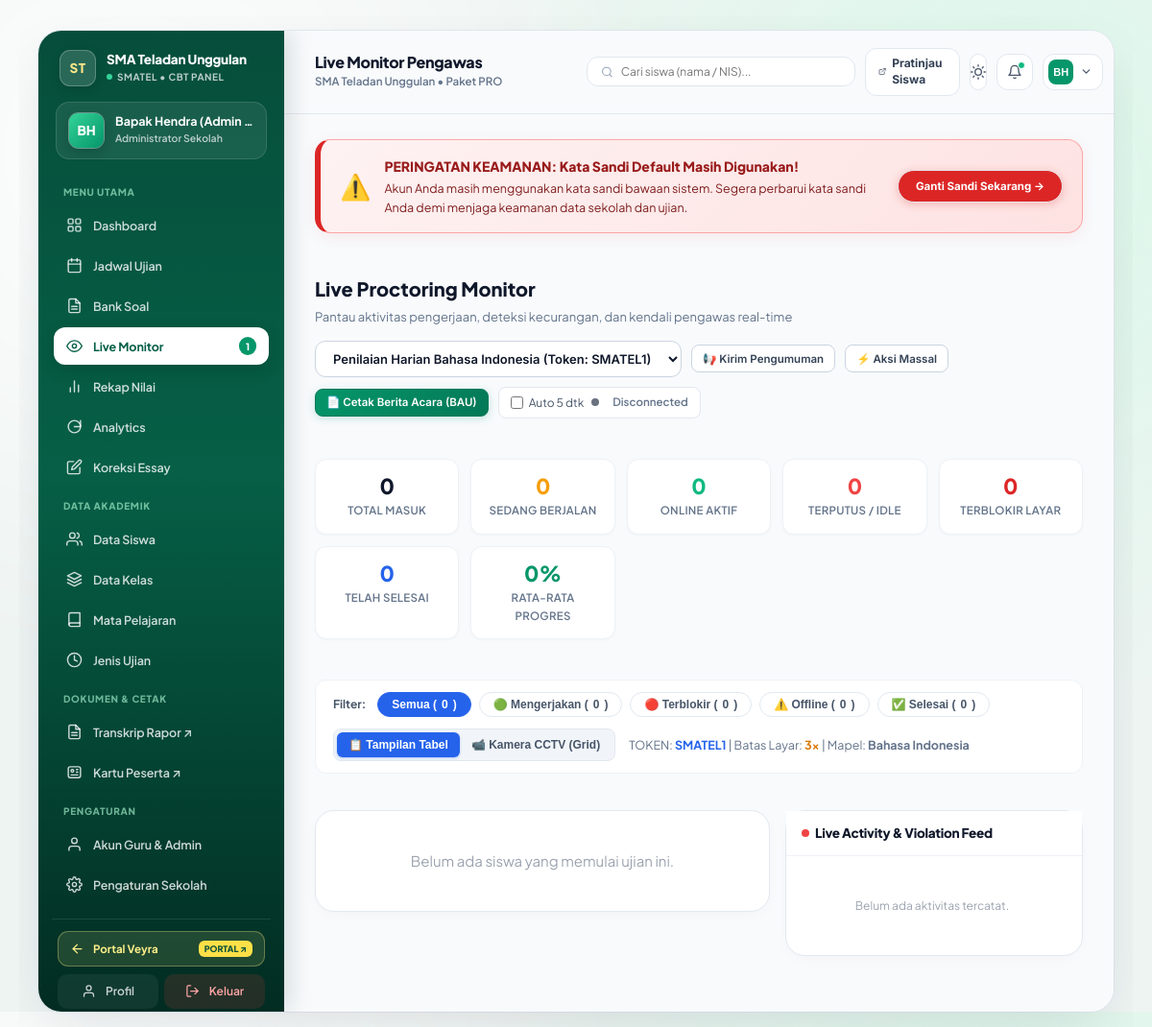
Screenshot of /admin/monitor.php (signed in) with the database file from the repository.
### tables this page shows
CREATE TABLE `tenants` (
    `id` INT AUTO_INCREMENT PRIMARY KEY,
    `code` VARCHAR(30) NOT NULL UNIQUE,
    `slug` VARCHAR(60) NOT NULL UNIQUE,
    `subdomain` VARCHAR(60) NULL,
    `name` VARCHAR(150) NOT NULL,
    `logo_url` VARCHAR(255) NULL,
    `logo` VARCHAR(500) NULL,
    `address` TEXT NULL,
    `phone` VARCHAR(30) NULL,
    `package` VARCHAR(50) NOT NULL DEFAULT 'pro',
    `student_quota` INT NOT NULL DEFAULT 500,
    `is_active` TINYINT(1) NOT NULL DEFAULT 1,
    `created_at` DATETIME NOT NULL DEFAULT CURRENT_TIMESTAMP
);

CREATE TABLE `exams` (
    `id` INT AUTO_INCREMENT PRIMARY KEY,
    `tenant_id` INT NOT NULL,
    `bank_id` INT NOT NULL,
    `class_id` INT NULL,
    `title` VARCHAR(150) NOT NULL,
    `duration_minutes` INT NOT NULL DEFAULT 60,
    `token` VARCHAR(10) NOT NULL,
    `start_time` DATETIME NOT NULL,
    `end_time` DATETIME NOT NULL,
    `randomize_questions` TINYINT(1) NOT NULL DEFAULT 1,
    `randomize_options` TINYINT(1) NOT NULL DEFAULT 0,
    `question_count` INT NULL DEFAULT NULL,
    `show_score_immediately` TINYINT(1) NOT NULL DEFAULT 1,
    `max_violations` INT NOT NULL DEFAULT 3,
    `is_active` TINYINT(1) NOT NULL DEFAULT 1,
    `created_at` DATETIME NOT NULL DEFAULT CURRENT_TIMESTAMP,
    INDEX `idx_exams_tenant` (`tenant_id`),
    INDEX `idx_ex_tenant_active` (`tenant_id`, `is_active`),
    INDEX `idx_ex_time` (`start_time`, `end_time`),
    CONSTRAINT `fk_exams_tenant` FOREIGN KEY (`tenant_id`) REFERENCES `tenants` (`id`) ON DELETE CASCADE,
    CONSTRAINT `fk_exams_bank` FOREIGN KEY (`bank_id`) REFERENCES `question_banks` (`id`) ON DELETE CASCADE
);

CREATE TABLE `subjects` (
    `id` INT AUTO_INCREMENT PRIMARY KEY,
    `tenant_id` INT NOT NULL,
    `code` VARCHAR(20) NULL,
    `name` VARCHAR(100) NOT NULL,
    `created_at` DATETIME NOT NULL DEFAULT CURRENT_TIMESTAMP,
    INDEX `idx_subjects_tenant` (`tenant_id`),
    CONSTRAINT `fk_subjects_tenant` FOREIGN KEY (`tenant_id`) REFERENCES `tenants` (`id`) ON DELETE CASCADE
);

### admin/monitor.php (the view, shortened to what the rows shown need)
<?php
$pageTitle = "Live Monitor Pengawas";
require_once __DIR__ . '/_bootstrap.php';
$examId = (int)($_GET['exam_id'] ?? 0);
$examsList = Database::fetchAll("SELECT id, title, token FROM exams WHERE tenant_id = ? ORDER BY id DESC", [$tenantId]);
if ($examId === 0 && !empty($examsList)) {
    $examId = (int)$examsList[0]['id'];
}
$participants = [];
$recentLogs = [];
try {
    $selectedExam = Database::fetch(
        "SELECT e.*, qb.title as bank_title, s.name as subject_name
         FROM exams e
         JOIN question_banks qb ON e.bank_id = qb.id
         JOIN subjects s ON qb.subject_id = s.id
         WHERE e.id = ? AND e.tenant_id = ?",
        [$examId, $tenantId]
    );
    if ($selectedExam) {
        $participants = Database::fetchAll(
            "SELECT es.id, es.status, es.total_violations, es.start_time, es.end_time,
                    es.extra_time_minutes, es.last_activity, es.finish_time, es.score, es.ip_address,
                    es.last_webcam_frame, es.last_webcam_at, es.webcam_status,
                    st.name as student_name, st.nis, c.name as class_name,
                    (SELECT COUNT(*) FROM exam_answers WHERE session_id = es.id AND (student_answer IS NOT NULL OR answer_text IS NOT NULL)) as answered_count
             FROM exam_sessions es
             JOIN students st ON es.student_id = st.id
             LEFT JOIN classes c ON st.class_id = c.id
             WHERE es.exam_id = ? AND es.tenant_id = ?
             ORDER BY es.status DESC, es.total_violations DESC, es.start_time DESC",
            [$examId, $tenantId]
        );
        $recentLogs = Database::fetchAll(
            "SELECT al.id, al.session_id, al.event_type, al.message, al.created_at, al.ip_address,
                    st.name as student_name, st.nis
             FROM activity_logs al
             JOIN exam_sessions es ON al.session_id = es.id
             JOIN students st ON es.student_id = st.id
             WHERE es.exam_id = ? AND al.tenant_id = ?
             ORDER BY al.id DESC LIMIT 20",
            [$examId, $tenantId]
        );
    } else {
        $participants = [];
    }
} catch (\Throwable $e) {
    error_log('[monitor-fetch] ' . $e->getMessage());
    $selectedExam = null;
    $participants = [];
    $recentLogs = [];
}
    ?>
    <?php
$kpi = [
    'total'        => count($participants),
    'in_progress'  => 0,
    'completed'    => 0,
    'blocked'      => 0,
    'offline'      => 0,
    'online'       => 0,
    'avg_progress' => 0
];
require_once __DIR__ . '/header.php';
?>
    <div class="monitor-topbar" style="display: flex; justify-content: space-between; align-items: center; margin-bottom: 20px; flex-wrap: wrap; gap: 14px;">
    <div>
        <h2 style="font-size: 20px; font-weight: 800; color: #0f172a; margin: 0;">Live Proctoring Monitor</h2>
    </div>
</div>
<?php if (!$selectedExam): ?>
    <div class="card">
        <div class="card-body" style="text-align: center; padding: 48px; color: var(--text-muted);">
            Belum ada ujian yang dipilih.
        </div>
    </div>
<?php else: ?>
    <div class="kpi-grid">
        <div class="kpi-card">
            <div class="val" id="statTotal"><?= $kpi['total'] ?></div>
            <div class="lbl">Total Masuk</div>
        </div>
        <div class="kpi-card">
            <div class="val" style="color: #f59e0b;" id="statInProgress"><?= $kpi['in_progress'] ?></div>
            <div class="lbl">Sedang Berjalan</div>
        </div>
        <div class="kpi-card">
            <div class="val" style="color: #10b981;" id="statOnline"><?= $kpi['online'] ?></div>
            <div class="lbl">Online Aktif</div>
        </div>
        <div class="kpi-card">
            <div class="val" style="color: #ef4444;" id="statOffline"><?= $kpi['offline'] ?></div>
            <div class="lbl">Terputus / Idle</div>
        </div>
        <div class="kpi-card">
            <div class="val" style="color: #dc2626;" id="statBlocked"><?= $kpi['blocked'] ?></div>
            <div class="lbl">Terblokir Layar</div>
        </div>
        <div class="kpi-card">
            <div class="val" style="color: #2563eb;" id="statCompleted"><?= $kpi['completed'] ?></div>
            <div class="lbl">Telah Selesai</div>
        </div>
        <div class="kpi-card">
            <div class="val" style="color: #059669;" id="statAvgProgress"><?= $kpi['avg_progress'] ?>%</div>
            <div class="lbl">Rata-rata Progres</div>
        </div>
    </div>
    <div class="monitor-filter-row" style="background: #fff; border: 1px solid #eef2f7; border-radius: 12px; padding: 12px 18px; margin-bottom: 16px; display: flex; align-items: center; justify-content: space-between; flex-wrap: wrap; gap: 12px;">
        <div style="display: flex; align-items: center; gap: 8px; flex-wrap: wrap;">
            <span style="font-size: 12px; font-weight: 700; color: #475569; margin-right: 4px;">Filter:</span>
            <button type="button" class="filter-chip active" data-filter="all">Semua (<span id="chipAll"><?= $kpi['total'] ?></span>)</button>
            <button type="button" class="filter-chip" data-filter="in_progress">🟢 Mengerjakan (<span id="chipProgress"><?= $kpi['in_progress'] ?></span>)</button>
            <button type="button" class="filter-chip" data-filter="blocked">🔴 Terblokir (<span id="chipBlocked"><?= $kpi['blocked'] ?></span>)</button>
            <button type="button" class="filter-chip" data-filter="offline">⚠️ Offline (<span id="chipOffline"><?= $kpi['offline'] ?></span>)</button>
            <button type="button" class="filter-chip" data-filter="completed">✅ Selesai (<span id="chipDone"><?= $kpi['completed'] ?></span>)</button>
        </div>
        <div style="display: flex; align-items: center; gap: 14px; flex-wrap: wrap;">
            <div class="monitor-view-switcher" style="display: flex; background: #f1f5f9; padding: 3px; border-radius: 8px; border: 1px solid #e2e8f0;">
                <button type="button" id="btnViewTable" class="view-btn active" onclick="switchMonitorView('table')">
                    📋 Tampilan Tabel
                </button>
                <button type="button" id="btnViewCctv" class="view-btn" onclick="switchMonitorView('cctv')">
                    📹 Kamera CCTV (Grid)
                </button>
            </div>
            <div style="font-size: 12.5px; color: #64748b;">
                TOKEN: <b style="color: #2563eb;"><?= htmlspecialchars($selectedExam['token']) ?></b> |
                Batas Layar: <b style="color: #d97706;"><?= (int)$selectedExam['max_violations'] ?>x</b> |
                Mapel: <b><?= htmlspecialchars($selectedExam['subject_name']) ?></b>
            </div>
        </div>
    </div>
    <div class="monitor-main-grid" style="display: grid; grid-template-columns: 1fr 310px; gap: 16px; align-items: start;">
        <div class="monitor-table-col">
            <div class="card" id="tableContainer" style="margin: 0;">
                <div class="card-body" style="padding: 0;">
                    <?php if (empty($participants)): ?>
                        <p style="padding: 40px; text-align: center; color: var(--text-muted);" id="emptyMsg">Belum ada siswa yang memulai ujian ini.</p>
                    <?php endif; ?>
                </div>
            </div>
        </div>
        <div class="card monitor-ticker-col" style="margin: 0;">
            <div class="card-header" style="padding: 12px 16px; border-bottom: 1px solid #eef2f7;">
                <h3 class="card-title" style="font-size: 13.5px; display: flex; align-items: center; gap: 6px; margin: 0;">
                    <span style="display: inline-block; width: 8px; height: 8px; border-radius: 50%; background: #ef4444; animation: pulse 1.5s infinite;"></span>
                    Live Activity &amp; Violation Feed
                </h3>
            </div>
            <div class="card-body" style="padding: 12px;">
                <div class="ticker-feed" id="tickerFeed">
                    <?php if (empty($recentLogs)): ?>
                        <div style="text-align: center; color: var(--text-muted); padding: 30px 10px; font-size: 12px;">
                            Belum ada aktivitas tercatat.
                        </div>
                    <?php endif; ?>
                </div>
            </div>
        </div>
    </div>
<?php endif; ?>
<?php require_once __DIR__ . '/footer.php'; ?>

### admin/header.php (shortened to what the rows shown need)
<?php
require_once __DIR__ . '/../core/Database.php';
require_once __DIR__ . '/../core/Tenant.php';
$school = Tenant::get();
$ssoConfigFile = __DIR__ . '/../config/sso.php';
$ssoConfig = file_exists($ssoConfigFile) ? (require $ssoConfigFile) : [];
$isLocalHost = in_array($_SERVER['HTTP_HOST'] ?? 'localhost', ['localhost', '127.0.0.1'], true)
    || strpos($_SERVER['HTTP_HOST'] ?? '', 'localhost:') === 0
    || substr($_SERVER['HTTP_HOST'] ?? '', -5) === '.test';
$portalBaseUrl = rtrim((string)($ssoConfig['sso_server_url'] ?? ($isLocalHost ? 'http://localhost/veyraeducate/public' : 'https://veyracreative.site')), '/');
$portalDashboardUrl = $portalBaseUrl . '/dashboard';
?>
<!DOCTYPE html>
<html lang="id">
<head>
    <link rel="stylesheet" href="../assets/css/style.css?v=<?= filemtime(__DIR__ . '/../assets/css/style.css') ?>">
</head>
<body class="admin-fan-page">
<div class="fan-app-canvas">
    <aside class="fan-sidebar" id="fanSidebar">
        <div>
            <div class="fan-sidebar-brand-row">
                <a href="<?= htmlspecialchars($portalDashboardUrl) ?>" class="fan-sidebar-brand" style="display: flex; align-items: center; gap: 11px; text-decoration: none; color: inherit; min-width: 0; flex: 1;" title="Kembali ke Portal Veyra: <?= htmlspecialchars($school['name'] ?? 'CBT Online') ?>">
                    <div style="min-width: 0; flex: 1;">
                        <div style="font-size: 13.5px; font-weight: 800; letter-spacing: -0.2px; line-height: 1.25; overflow: hidden; text-overflow: ellipsis; white-space: nowrap;" title="<?= htmlspecialchars($school['name'] ?? 'CBT Online') ?>">
                            <?= htmlspecialchars($school['name'] ?? 'CBT Online') ?>
                        </div>
                        <div style="font-size: 10px; color: rgba(255, 255, 255, 0.72); font-weight: 700; margin-top: 2px; text-transform: uppercase; letter-spacing: 0.5px; display: flex; align-items: center; gap: 5px;">
                            <span style="width: 6px; height: 6px; border-radius: 50%; background: #34d399; display: inline-block;"></span>
                            <span style="overflow: hidden; text-overflow: ellipsis; white-space: nowrap;"><?= htmlspecialchars($school['code']) ?> &bull; CBT Panel</span>
                        </div>
                    </div>
                </a>
            </div>
        </div>
    </aside>
    <main class="fan-main-content">
        <div class="fan-top-header">
            <div style="display: flex; align-items: center; gap: 14px; min-width: 0;">
                <div style="min-width: 0;">
                    <div style="font-size: 16px; font-weight: 800; color: #0f172a; letter-spacing: -0.3px; line-height: 1.2;">
                        <?= htmlspecialchars($pageTitle ?? 'Dashboard Admin') ?>
                    </div>
                    <div style="font-size: 11.5px; color: #64748b; font-weight: 600; margin-top: 2px; white-space: nowrap; overflow: hidden; text-overflow: ellipsis;">
                        <?= htmlspecialchars($school['name'] ?? 'CBT Online') ?> &bull; Paket <?= strtoupper(htmlspecialchars($school['package'] ?? 'PRO')) ?>
                    </div>
                </div>
            </div>
        </div>

### rows the page displays
tenants: name "SMA Teladan Unggulan", code "SMATEL", package "PRO"
exams: token "SMATEL1", max_violations "3", subjects.name "Bahasa Indonesia"

### other values shown
$schoolInitials "ST"
$initials "BH"
$user['name'] "Bapak Hendra (Admin…"
count($notifExams) "1"
$pageTitle "Live Monitor Pengawas"
$kpi['total'] "0"
$kpi['in_progress'] "0"
$kpi['online'] "0"
$kpi['offline'] "0"
$kpi['blocked'] "0"
$kpi['completed'] "0"
$kpi['avg_progress'] "0"
form field exam_id "Penilaian Harian Bahasa Indonesia (Token: SMATEL1)"
